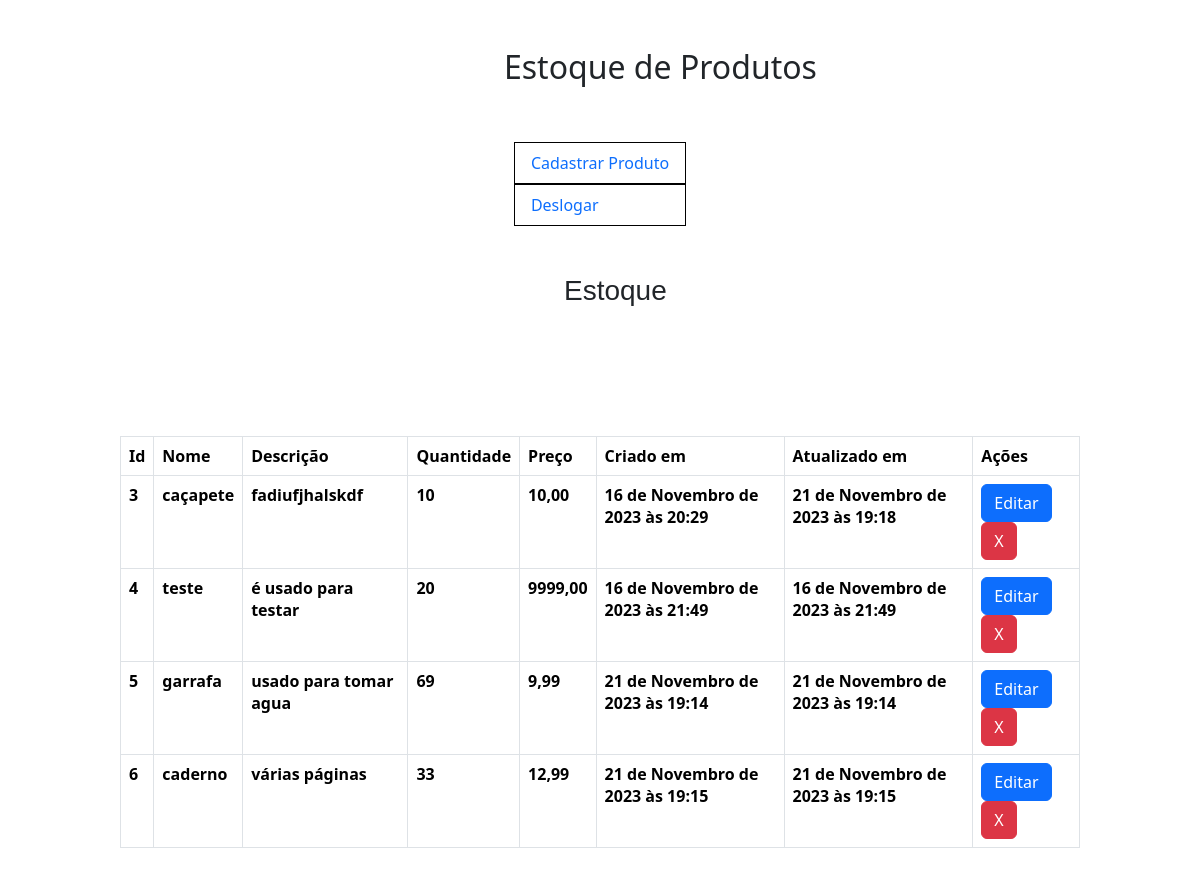
The app's page / (signed in) with its own data.
### estoque/models.py (models this page shows)
class Estoque(models.Model):
    nome = models.CharField(verbose_name="Título", max_length=100, null=False, blank=False)
    descricao = models.TextField(blank=True)
    quantidade = models.PositiveIntegerField(default=0)
    preco = models.DecimalField(max_digits=10, decimal_places=2)
    data_criacao = models.DateTimeField(auto_now_add=True, null=False, blank=False)
    data_att = models.DateTimeField(auto_now=True)

### estoque/views.py (the view)
# urls.py: path('', login_required(EstoqueListView.as_view()), name="estoque_list"),
class EstoqueListView(ListView):
    model = Estoque

### estoque/templates/estoque/estoque_list.html (shortened to what this page needs)
<h2 style="margin-left: 42%"> Estoque de Produtos </h2>
<link href="https://cdn.jsdelivr.net/npm/bootstrap@5.3.2/dist/css/bootstrap.min.css" rel="stylesheet">
<ul class="nav justify-content-center">
    <li class="nav-item">
      <a class="nav-link active border border-black " aria-current="page" href= "{% url 'estoque_form' %}">Cadastrar Produto</a>
      <a class="nav-link active border border-black " aria-current="page" href= "{% url 'logout' %}">Deslogar</a>
    </li>
  </ul>
 <h3 style="margin-left: 47% ; font-family: Arial">Estoque</h3>
<div class="conteiner" style="padding: 10%">
    <table class="table table-bordered">
        <thead>
            <tr>
            <th scope="col">Id</th>
            <th scope="col">Nome</th>
            <th scope="col">Descrição</th>
            <th scope="col">Quantidade</th>
            <th scope="col">Preço</th>
            <th scope="col">Criado em</th>
            <th scope="col">Atualizado em</th>
            <th scope="col" style="padding-right: 1%;"> Ações
            </th></tr>
        </thead>
        <tbody>
            {%for produto in estoque_list%}
            <tr>
            <th scope="row">{{produto.id}}</th>
            <th>{{produto.nome}}</th>
            <th>{{produto.descricao}}</th>
            <th>{{produto.quantidade}}</th>
            <th>{{produto.preco}}</th>
            <th>{{produto.data_criacao}}</th>
            <th>{{produto.data_att | default:"Ainda não atualizado"}}</th>
            <th> <a  type="button" class="btn btn-primary" href="{% url 'estoque_update' pk=produto.pk %}"> Editar </a> <a type="button" class="btn btn-danger" href="{% url 'estoque_confirm_delete' pk=produto.pk %}"> X </a> </th>
            </tr>
            {% endfor %}

### records on screen
Estoque: id "3", nome "caçapete", descricao "fadiufjhalskdf", quantidade "10", preco "10,00", data_criacao "16 de Novembro de 2023 às 20:29", data_att "21 de Novembro de 2023 às 19:18"
Estoque: id "4", nome "teste", descricao "é usado para testar", quantidade "20", preco "9999,00", data_criacao "16 de Novembro de 2023 às 21:49", data_att "16 de Novembro de 2023 às 21:49"
Estoque: id "5", nome "garrafa", descricao "usado para tomar agua", quantidade "69", preco "9,99", data_criacao "21 de Novembro de 2023 às 19:14", data_att "21 de Novembro de 2023 às 19:14"
Estoque: id "6", nome "caderno", descricao "várias páginas", quantidade "33", preco "12,99", data_criacao "21 de Novembro de 2023 às 19:15", data_att "21 de Novembro de 2023 às 19:15"
